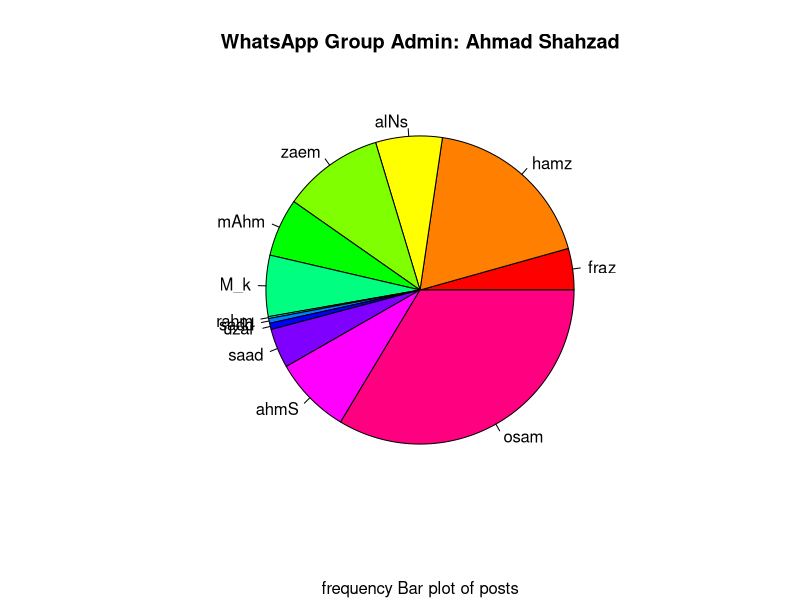

Here is the R script that generated this plot:
pdf(file = "chat_PieChart.pdf")
chatData=read.table(file = 'table.txt',sep = '\t',header = TRUE)
pie(x = chatData$Posts,labels = abbreviate(chatData$Names),col = rainbow(12),
        main = "WhatsApp Group Admin: Ahmad Shahzad",sub="frequency Bar plot of posts")
dev.off()
